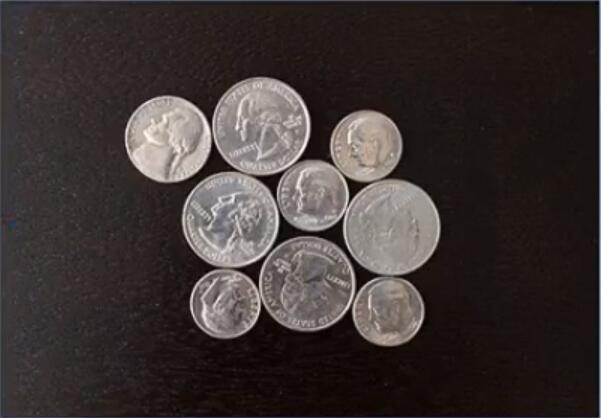
#> input picture 23-轮廓发现/轮廓发现/example.jpg, 601 x 418 px
$ python '轮廓发现.py'
#> lines starting #> are read from the running program, lines starting #| are printed output that depends on the picture; after the words box and inside, x2 and y2 are one past the last pixel; in counts of white or black regions, pixels touching at a corner belong together
#> further down, src is the input picture: shape (418, 601, 3); mean B, G, R 51, 52.4, 60.5
# -*- coding:utf-8 -*-
import cv2 as cv


# 轮廓发现(通过 cv.Canny 获取边缘检测图像 传入 cv.findContours )
def edge_dem_contours(image):
    blurred = cv.GaussianBlur(image, (3, 3), 0)  # 高斯降低噪声
    gray = cv.cvtColor(blurred, cv.COLOR_BGR2GRAY)

    # x Grodient
    # xgrad = cv.Sobel(gray, cv.CV_16SC1, 1, 0)
    # y Grodient
    # ygrad = cv.Sobel(gray, cv.CV_16SC1, 0, 1)
    # edge
    # edge_output = cv.Canny(xgrad, ygrad, 50, 150)  # 通过 x、y梯度 计算Canny
    edge_output = cv.Canny(gray, 50, 100)  # 不用 x、y梯度
    cv.imshow("Canny Edge", edge_output)

    cloneImage, contours, heriachy, = cv.findContours(edge_output, cv.RETR_TREE, cv.CHAIN_APPROX_SIMPLE)
    for i, contour in enumerate(contours):
        # cv.drawContours(image, contours, i, (0, 0, 255), 2)
        cv.drawContours(image, contours, i, (0, 0, 255), 2)
        print(i)
    cv.imshow("edge_dem_contours", image)


# 轮廓发现(通过 cv.threshold 获取二值图像 传入 cv.findContours )
def contours_demo(image):
    dst = cv.GaussianBlur(image, (3, 3), 0)  # 0 :高斯核在x方向的标准差
    gray = cv.cvtColor(dst, cv.COLOR_BGR2GRAY)
    ret, binary = cv.threshold(gray, 0, 255, cv.THRESH_BINARY | cv.THRESH_OTSU)  # 图形二值化
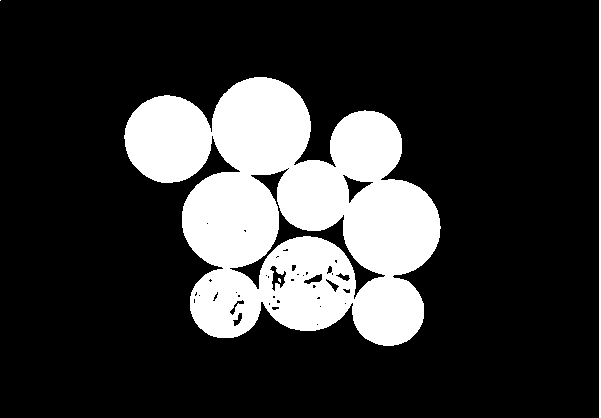
#> binary: shape (418, 601); 20.7% white; 4 white regions (2 under 20 px)
#> ret = 88
    cv.imshow("binary image", binary)

    cloneImage, contours, heriachy, = cv.findContours(binary, cv.RETR_TREE, cv.CHAIN_APPROX_SIMPLE)
#> contours = 45 contours, 30 with area under 20; largest, box (x1, y1, x2, y2) and area: (124, 77, 441, 346) 53717, (229, 168, 386, 300) 2582, (599, 0, 601, 418) 417, (342, 174, 374, 204) 318, (269, 265, 287, 292) 215; heriachy = 45 rows, first 6: [43, -1, 1, -1], [2, -1, -1, 0], [3, 1, -1, 0], [4, 2, -1, 0], [5, 3, -1, 0], [6, 4, -1, 0]
    for i, contour in enumerate(contours):
        # cv.drawContours(image, contours, i, (0, 0, 255), 2)
        cv.drawContours(image, contours, i, (0, 0, 255), -1)  # 填充整个轮廓
        print(i)
#> this loop made 45 passes
#> contour on passes 2, 5, 6, 14, 15, 22, 24, 25, 36, 40, 43, 44: [[316, 324], [317, 323], [318, 324], [317, 325]], [[319, 306], [320, 305], [321, 306], [320, 307]], [[344, 303], [345, 302], [346, 303], [345, 304]], [[198, 295], [199, 294], [200, 295], [199, 296]], [[235, 292], [236, 291], [237, 292], [236, 293]], [[210, 278], [212, 280], [210, 282], [208, 280]], [[302, 275], [303, 274], [304, 275], [303, 276]], [[265, 275], [266, 274], [267, 275], [266, 276]], [[275, 257], [276, 256], [277, 257], [276, 258]], [[206, 223], [207, 222], [208, 223], [207, 224]], [[287, 168], [288, 167], [289, 168], [288, 169]], [[599, 0], [599, 417], [600, 417], [600, 0]]
#| 0
#| 1
#| 2
#| 3
#| 4
#| 5
#| 6
#| 7
#> (further printed lines are left out)
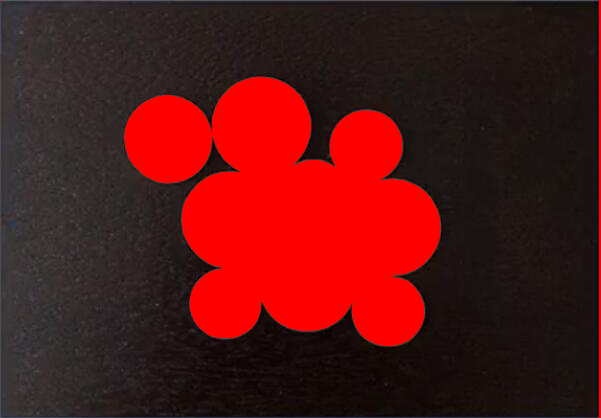
#> image: shape (418, 601, 3); mean B, G, R 21.3, 22, 84.3
    cv.imshow("detect contours", image)


print("------Hello------")
src = cv.imread("example.jpg")
cv.imshow("image", src)

contours_demo(src)

cv.waitKey(0)
cv.destroyAllWindows()
